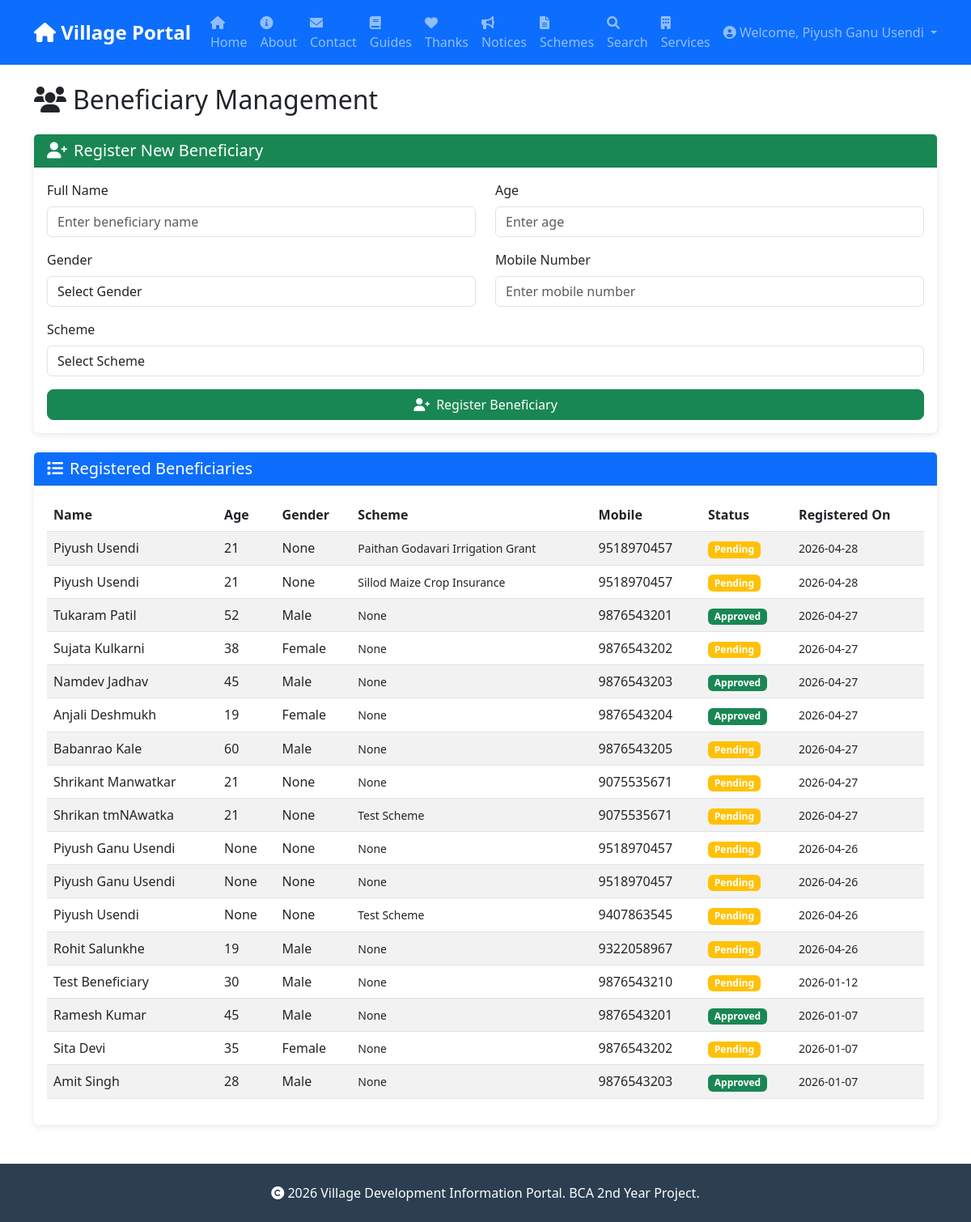
The app's page /beneficiaries (signed in) with its own data.
### tables this page shows
CREATE TABLE users (
            id INTEGER PRIMARY KEY AUTOINCREMENT,
            name TEXT NOT NULL,
            email TEXT UNIQUE NOT NULL,
            password_hash TEXT NOT NULL,
            role TEXT NOT NULL,
            created_at TIMESTAMP DEFAULT CURRENT_TIMESTAMP
        , theme_preference TEXT DEFAULT 'light', location TEXT);

CREATE TABLE beneficiaries (
            id INTEGER PRIMARY KEY AUTOINCREMENT,
            name TEXT NOT NULL,
            age INTEGER,
            gender TEXT,
            scheme_id INTEGER,
            mobile TEXT,
            status TEXT DEFAULT 'Pending',
            registered_on TIMESTAMP DEFAULT CURRENT_TIMESTAMP
        , user_id INTEGER, dob TEXT, aadhaar TEXT);

CREATE TABLE schemes (
            id INTEGER PRIMARY KEY AUTOINCREMENT,
            title TEXT NOT NULL,
            description TEXT,
            department TEXT,
            eligibility TEXT,
            benefits TEXT,
            apply_link TEXT,
            published_on TIMESTAMP DEFAULT CURRENT_TIMESTAMP
        , location TEXT DEFAULT "All");

### app.py (the view)
@app.route('/beneficiaries')
@login_required
def beneficiaries():
    conn = get_db()
    cursor = conn.cursor()
    cursor.execute('''
        SELECT b.*, s.title as scheme_name
        FROM beneficiaries b
        LEFT JOIN schemes s ON b.scheme_id = s.id
        ORDER BY b.registered_on DESC
    ''')
    beneficiaries = cursor.fetchall()
    cursor.execute('SELECT id, title FROM schemes')
    schemes = cursor.fetchall()
    conn.close()
    return render_template('beneficiaries.html',
                         beneficiaries=beneficiaries,
                         schemes=schemes)

### app.py (called while the page is built)
def get_db():
    db_path = app.config.get('DATABASE', 'database.db')
    conn = sqlite3.connect(db_path)
    conn.row_factory = sqlite3.Row
    return conn

@login_manager.user_loader
def load_user(user_id):
    conn = get_db()
    cursor = conn.cursor()
    cursor.execute('SELECT * FROM users WHERE id = ?', (user_id,))
    user = cursor.fetchone()
    conn.close()
    if user:
        return User(user['id'], user['name'], user['email'], user['role'], dict(user).get('location'))
    return None

### templates/beneficiaries.html (shortened to what this page needs)
{% extends "base.html" %}
{% block content %}
<h2 class="mb-4"><i class="fas fa-users me-2"></i>Beneficiary Management</h2>
<div class="card mb-4">
    <div class="card-header bg-success text-white">
        <h5 class="mb-0"><i class="fas fa-user-plus me-2"></i>Register New Beneficiary</h5>
    </div>
    <div class="card-body">
        <form id="addBeneficiaryForm">
            <div class="row">
                <div class="col-md-6">
                    <div class="mb-3">
                        <label class="form-label">Full Name</label>
                        <input type="text" class="form-control" name="name" required
                            placeholder="Enter beneficiary name">
                    </div>
                </div>
                <div class="col-md-6">
                    <div class="mb-3">
                        <label class="form-label">Age</label>
                        <input type="number" class="form-control" name="age" required placeholder="Enter age" min="1"
                            max="120">
                    </div>
                </div>
            </div>
            <div class="row">
                <div class="col-md-6">
                    <div class="mb-3">
                        <label class="form-label">Gender</label>
                        <select class="form-control" name="gender" required>
                            <option value="">Select Gender</option>
                        </select>
                    </div>
                </div>
                <div class="col-md-6">
                    <div class="mb-3">
                        <label class="form-label">Mobile Number</label>
                        <input type="text" class="form-control" name="mobile" required
                            placeholder="Enter mobile number">
                    </div>
                </div>
            </div>
            <div class="mb-3">
                <label class="form-label">Scheme</label>
                <select class="form-control" name="scheme_id" required>
                    <option value="">Select Scheme</option>
                </select>
            </div>
            <button type="submit" class="btn btn-success w-100">
                <i class="fas fa-user-plus me-2"></i>Register Beneficiary
            </button>
        </form>
    </div>
</div>
<div class="card">
    <div class="card-header bg-primary text-white">
        <h5 class="mb-0"><i class="fas fa-list me-2"></i>Registered Beneficiaries</h5>
    </div>
    <div class="card-body">
        {% if beneficiaries %}
        <div class="table-responsive">
            <table class="table table-striped table-hover">
                <thead>
                    <tr>
                        <th>Name</th>
                        <th>Age</th>
                        <th>Gender</th>
                        <th>Scheme</th>
                        <th>Mobile</th>
                        <th>Status</th>
                        <th>Registered On</th>
                    </tr>
                </thead>
                <tbody>
                    {% for beneficiary in beneficiaries %}
                    <tr>
                        <td>{{ beneficiary.name }}</td>
                        <td>{{ beneficiary.age }}</td>
                        <td>{{ beneficiary.gender }}</td>
                        <td>
                            <small>{{ beneficiary.scheme_name }}</small>
                        </td>
                        <td>{{ beneficiary.mobile }}</td>
                        <td>
                            <span
                                class="badge bg-{{ 'success' if beneficiary.status == 'Approved' else 'warning' if beneficiary.status == 'Pending' else 'secondary' }}">
                                {{ beneficiary.status }}
                            </span>
                        </td>
                        <td>
                            <small>{{ beneficiary.registered_on[:10] }}</small>
                        </td>
                    </tr>
                    {% endfor %}
                </tbody>
            </table>
        </div>
        {% else %}
        <div class="alert alert-info text-center">
            <h5><i class="fas fa-info-circle me-2"></i>No beneficiaries registered</h5>
            <p class="mb-0">Use the form above to register new beneficiaries.</p>
        </div>
        {% endif %}
    </div>
</div>
{% endblock %}

### templates/base.html (shortened to what this page needs)
<!DOCTYPE html>
<html lang="en">
<head>
    <link href="https://cdn.jsdelivr.net/npm/bootstrap@5.3.0/dist/css/bootstrap.min.css" rel="stylesheet">
    <link rel="stylesheet" href="https://cdnjs.cloudflare.com/ajax/libs/font-awesome/6.0.0/css/all.min.css">
</head>
<body>
    <nav class="navbar navbar-expand-lg navbar-dark bg-primary sticky-top">
        <div class="container">
            <a class="navbar-brand" href="/">
                <i class="fas fa-home"></i> Village Portal
            </a>
            <div class="collapse navbar-collapse" id="navbarNav">
                <ul class="navbar-nav me-auto">
                    <li class="nav-item">
                        <a class="nav-link" href="/">
                            <i class="fas fa-house"></i> Home
                        </a>
                    </li>
                    <li class="nav-item">
                        <a class="nav-link" href="/about">
                            <i class="fas fa-info-circle"></i> About
                        </a>
                    </li>
                    <li class="nav-item">
                        <a class="nav-link" href="/contact">
                            <i class="fas fa-envelope"></i> Contact
                        </a>
                    </li>
                    <li class="nav-item">
                        <a class="nav-link" href="/documentation">
                            <i class="fas fa-book"></i> Guides
                        </a>
                    </li>
                    <li class="nav-item">
                        <a class="nav-link" href="/acknowledgements">
                            <i class="fas fa-heart"></i> Thanks
                        </a>
                    </li>
                    <li class="nav-item">
                        <a class="nav-link" href="/notices">
                            <i class="fas fa-bullhorn"></i> Notices
                        </a>
                    </li>
                    <li class="nav-item">
                        <a class="nav-link" href="/schemes">
                            <i class="fas fa-file-alt"></i> Schemes
                        </a>
                    </li>
                    <li class="nav-item">
                        <a class="nav-link" href="/search">
                            <i class="fas fa-search"></i> Search
                        </a>
                    </li>
                    <li class="nav-item">
                        <a class="nav-link" href="/services">
                            <i class="fas fa-building"></i> Services
                        </a>
                    </li>
                </ul>
                <ul class="navbar-nav">
                    {% if current_user.is_authenticated %}
                    <li class="nav-item dropdown">
                        <a class="nav-link dropdown-toggle" href="#" id="userDropdown" role="button"
                            data-bs-toggle="dropdown" aria-expanded="false">
                            <i class="fas fa-user-circle"></i> Welcome, {{ current_user.name }}
                        </a>
                    </li>
                    {% endif %}
                </ul>
            </div>
        </div>
    </nav>
    <div class="container mt-4">
        {% block content %}{% endblock %}
    </div>
    <footer class="footer bg-dark text-white py-4 mt-5">
        <div class="container text-center">
            <p class="mb-0">
                <i class="fas fa-copyright"></i> 2026 Village Development Information Portal.
                BCA 2nd Year Project.
            </p>
        </div>
    </footer>
</body>
</html>

### templates/base.html (style rules this page uses)
.navbar-brand { font-weight: bold; font-size: 1.5rem; }
.card { margin-bottom: 20px; border: none; box-shadow: 0 2px 10px rgba(0, 0, 0, 0.1); }
.footer { margin-top: 50px; background: #2c3e50 !important; }
.btn { border-radius: 8px; }
.nav-link { font-weight: 500; }

### records on screen
users: name "Piyush Ganu Usendi"
beneficiaries: name "Piyush Usendi", age "21", gender "None", scheme_name "Paithan Godavari Irrigation Grant", mobile "9518970457", status "Pending", registered_on "2026-04-28"
beneficiaries: name "Piyush Usendi", age "21", gender "None", scheme_name "Sillod Maize Crop Insurance", mobile "9518970457", status "Pending", registered_on "2026-04-28"
beneficiaries: name "Tukaram Patil", age "52", gender "Male", scheme_name "None", mobile "9876543201", status "Approved", registered_on "2026-04-27"
beneficiaries: name "Sujata Kulkarni", age "38", gender "Female", scheme_name "None", mobile "9876543202", status "Pending", registered_on "2026-04-27"
beneficiaries: name "Namdev Jadhav", age "45", gender "Male", scheme_name "None", mobile "9876543203", status "Approved", registered_on "2026-04-27"
beneficiaries: name "Anjali Deshmukh", age "19", gender "Female", scheme_name "None", mobile "9876543204", status "Approved", registered_on "2026-04-27"
beneficiaries: name "Babanrao Kale", age "60", gender "Male", scheme_name "None", mobile "9876543205", status "Pending", registered_on "2026-04-27"
beneficiaries: name "Shrikant Manwatkar", age "21", gender "None", scheme_name "None", mobile "9075535671", status "Pending", registered_on "2026-04-27"
beneficiaries: name "Shrikan tmNAwatka", age "21", gender "None", scheme_name "Test Scheme", mobile "9075535671", status "Pending", registered_on "2026-04-27"
beneficiaries: name "Piyush Ganu Usendi", age "None", gender "None", scheme_name "None", mobile "9518970457", status "Pending", registered_on "2026-04-26"
beneficiaries: name "Piyush Ganu Usendi", age "None", gender "None", scheme_name "None", mobile "9518970457", status "Pending", registered_on "2026-04-26"
beneficiaries: name "Piyush Usendi", age "None", gender "None", scheme_name "Test Scheme", mobile "9407863545", status "Pending", registered_on "2026-04-26"
beneficiaries: name "Rohit Salunkhe", age "19", gender "Male", scheme_name "None", mobile "9322058967", status "Pending", registered_on "2026-04-26"
beneficiaries: name "Test Beneficiary", age "30", gender "Male", scheme_name "None", mobile "9876543210", status "Pending", registered_on "2026-01-12"
beneficiaries: name "Ramesh Kumar", age "45", gender "Male", scheme_name "None", mobile "9876543201", status "Approved", registered_on "2026-01-07"
beneficiaries: name "Sita Devi", age "35", gender "Female", scheme_name "None", mobile "9876543202", status "Pending", registered_on "2026-01-07"
beneficiaries: name "Amit Singh", age "28", gender "Male", scheme_name "None", mobile "9876543203", status "Approved", registered_on "2026-01-07"
